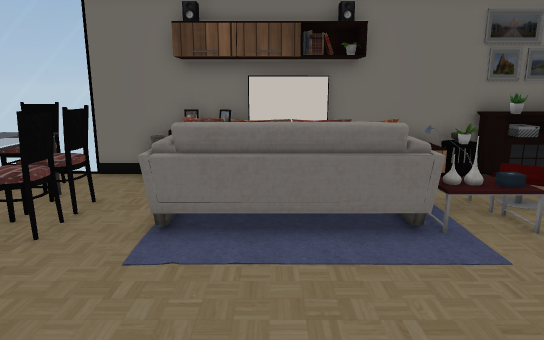
view 1 (above)

16 first-person views from a walk through a Unity game level. The camera is 1.4 m above the floor, tilts 12° down and sees 70° across. The floor is counted in squares, 0.5 m on a side. Each view is taken from the middle of a square. On the plan, view 1 faces up. The plan holds only what a view shows up to about 20 squares ahead; the rest is blank. The place goes on beyond the plan. Door leaves are left out, so doorways stand open. Some surface patterns are stand-ins.

view 2
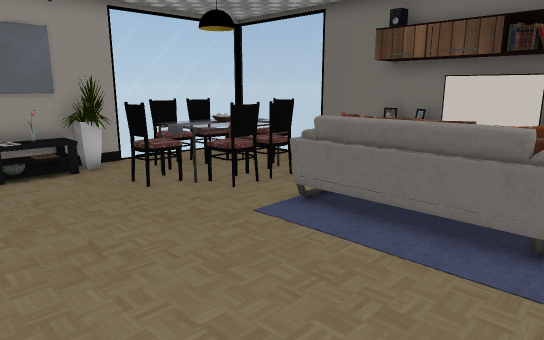

view 3
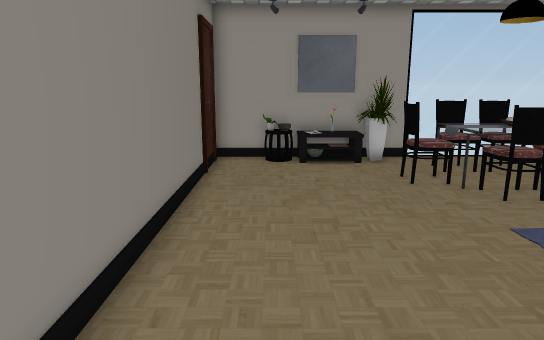

view 4
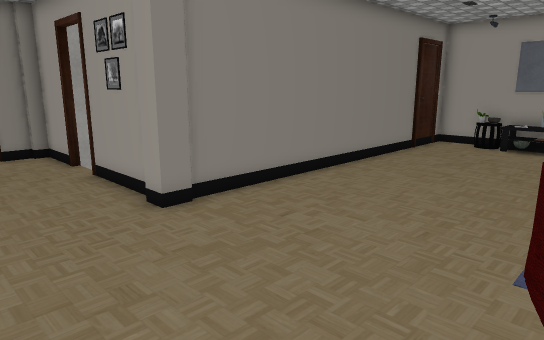

view 5
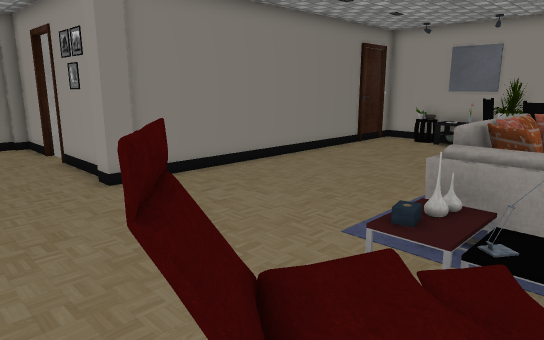

view 6
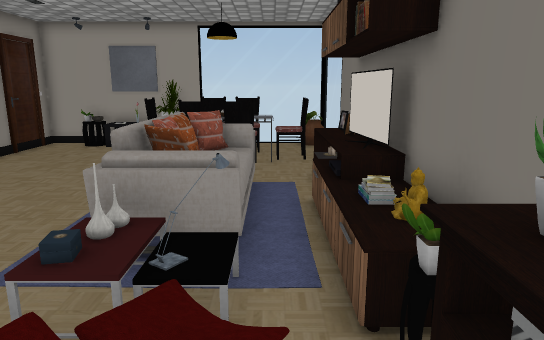

view 7
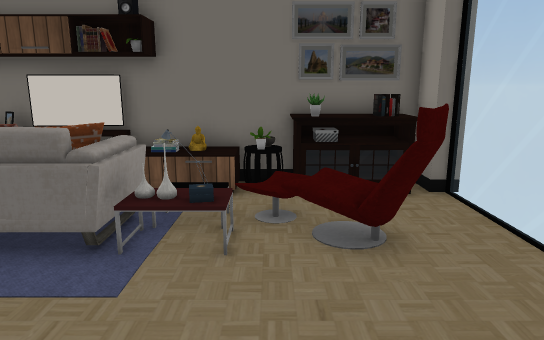

view 8
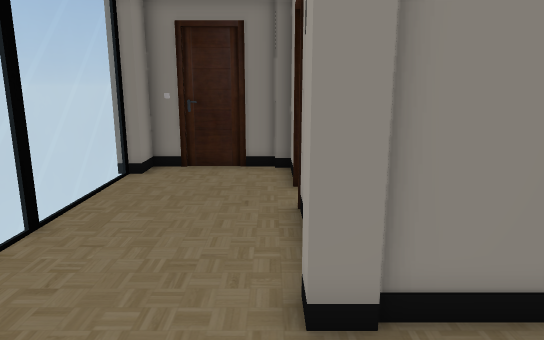

view 9
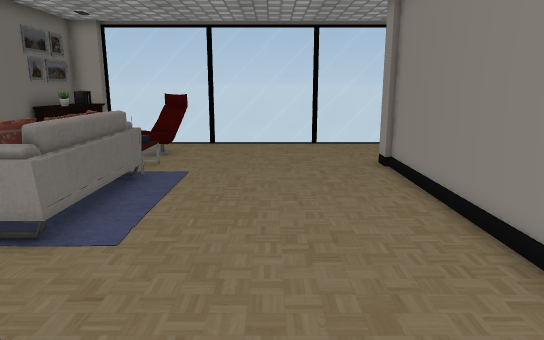

view 10
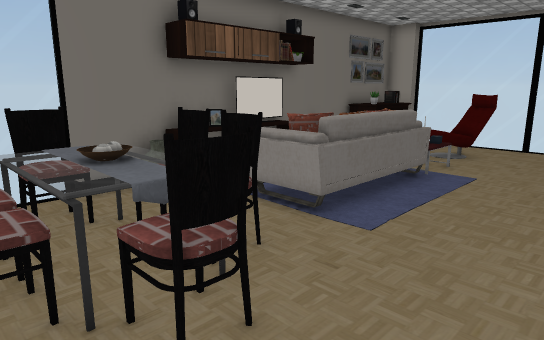

view 11
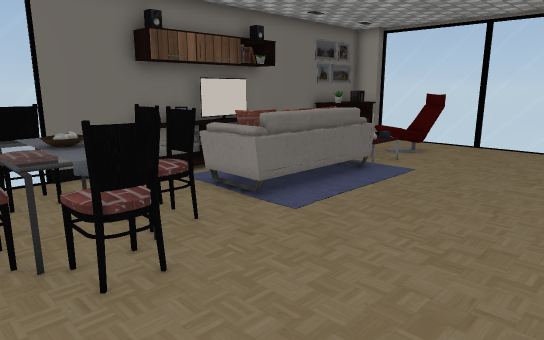

view 12
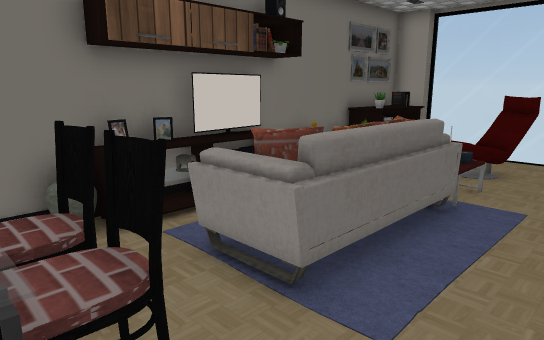

view 13
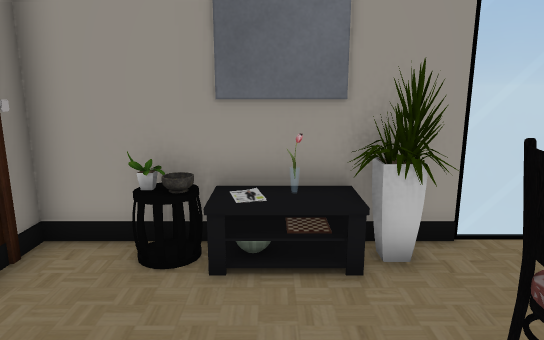

view 14
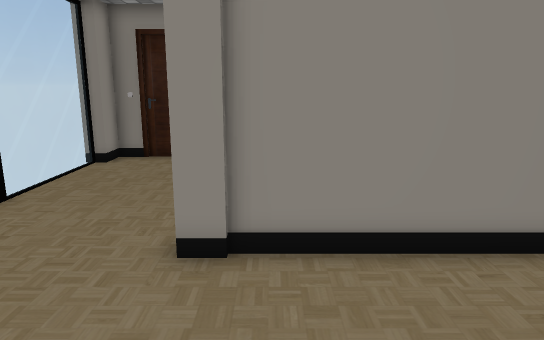

view 15
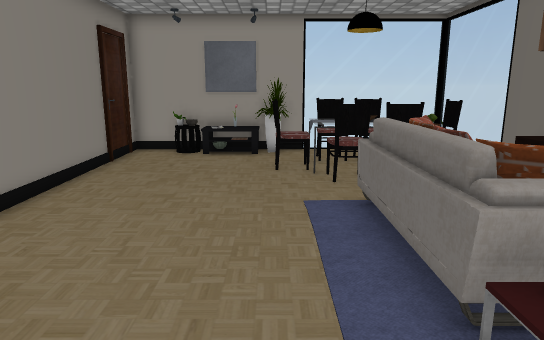

view 16
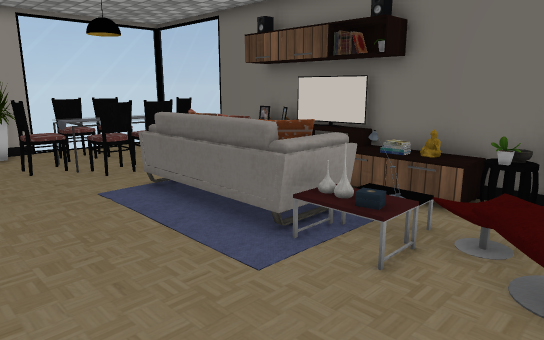

### Floor plan
Key: @ floor where view 1 was taken; # wall or solid block; . floor; D open door; = window, fence, low wall or low ledge; A vase; T TV; P plant; S sideboard; C chair; B table; I pillow; R carpet; F sofa; L column; K books; O other object.
Columns run from 11 left of view 1 to 11 right of it. Each row starts with its distance up from view 1.
 13 #P====######    ######
 12 =...    AOT## ###APSKS
 11 =...CC..ORR##   =PPSKS#
 10 =..BCC...RRRRRRR.O....=
  9 =.CCABCC.IIFFIIOOOO...=
  8  .CCAACC.IIIIIIRO. CC.
  7 =.CCBBCC.FFFFFF....CC.=
  6 #...CC................=
  5 #P..CC................=
  4 #O....................=
  3 #O....................=
  2 #A....................=
  1 #P....................=
  0 #..........@..........=
 -1 #################.....=
 -2                 L.....=
 -3                 #.....
 -4                 #.....=
 -5                 #.....=
 -6                 D.....=
 -7                 D.....=
 -8                 #.....=
 -9                 #.....=
-10                 #....##
-11                 ######

Where each view was taken, in squares from view 1:
view 1: 0 up, 0 right, facing up
view 2: 0 up, 4 right, facing up-left
view 3: 1 up, 5 right, facing left
view 4: 7 up, 10 right, facing down-left
view 5: 10 up, 10 right, facing down-left
view 6: 10 up, 9 right, facing left
view 7: 1 up, 6 right, facing up
view 8: 3 up, 6 right, facing down
view 9: 3 up, 9 left, facing right
view 10: 2 up, 9 left, facing up-right
view 11: 0 up, 9 left, facing up-right
view 12: 4 up, 6 left, facing up-right
view 13: 3 up, 4 left, facing left
view 14: 5 up, 4 right, facing down
view 15: 5 up, 7 right, facing left
view 16: 2 up, 8 right, facing up-left
